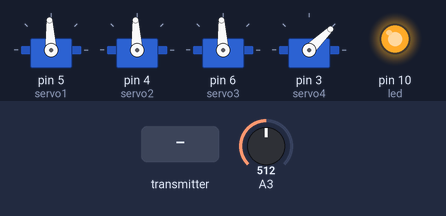
The sketch below on a simulated Arduino Uno, built with avr-gcc and run on an emulated ATmega328P. Parts: 4 × servo, output pins drawn as LEDs (lit = HIGH). Inputs (shaded band) come from the test bench; at power-on: A3 = 512. No radio packets arrive unless stated.

Above: at 1.2 s.
1.3 s: A3 set to 642
2.8 s: A3 set to 664
At 3.7 s:
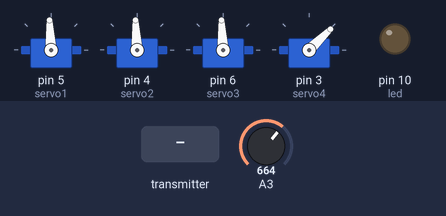
4.3 s: the transmitter starts sending ch1 = 0
At 4.7 s:
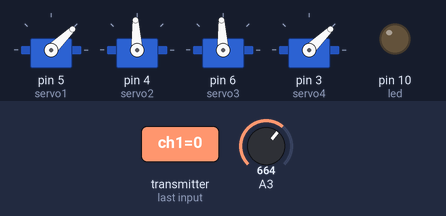
5.8 s: the transmitter starts sending ch2 = 0
At 7.0 s:
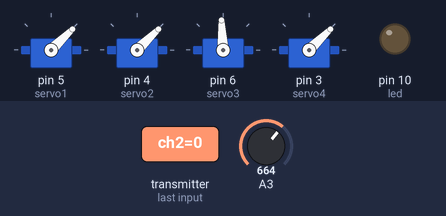
7.3 s: the transmitter starts sending ch3 = 0
At 8.4 s:
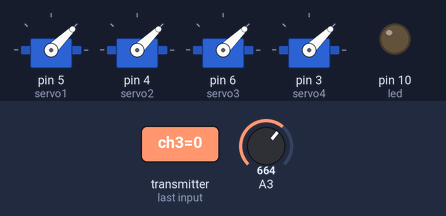
8.8 s: the transmitter starts sending ch4 = 64
At 9.3 s:
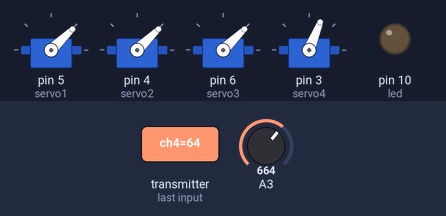
Timing chart, 0 to 11.3 s (numbered marks = the images above; inputs shaded):
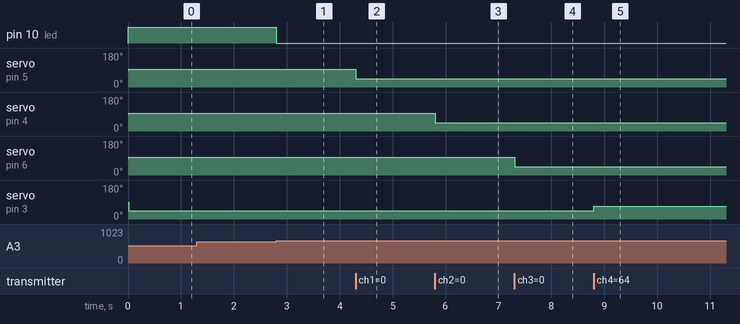

Measured:
- the behaviour switches between 653 and 654 on A3 (found by bisection; images 0 and 1)
- after the input at 1.3 s, every drawn part: stays the same
- after the input at 2.8 s, pin 10 (led): HIGH → LOW at once
- after the input at 4.3 s, servo on pin 5 (servo1): 93° → 44° at once
- after the input at 5.8 s, servo on pin 4 (servo2): 93° → 44° at once
- after the input at 7.3 s, servo on pin 6 (servo3): 93° → 44° at once
- after the input at 8.8 s, servo on pin 3 (servo4): 44° → 68° at once

The sketch:

RX_pesawat.ino
```cpp
#include <SPI.h>
#include <nRF24L01.h>
#include <RF24.h>
#include <Servo.h>

#define led 10

const uint64_t pipe = 0xE8E8F0F0E1LL;
RF24 radio(7,8);

Servo servo1;
Servo servo2;
Servo servo3;
Servo servo4;

int ch1_val, ch2_val, ch3_val, ch4_val;


struct Signal {
   byte ch1;
   byte ch2;
   byte ch3;
   byte ch4;
 };

Signal data;

void ResetData()
{
  data.ch1= 127;
  data.ch2= 127;
  data.ch3= 127;
  data.ch4= 0;
}

void setup(){

  SPI.begin();
  SPI.setBitOrder(MSBFIRST);

  radio.begin();
  radio.setAutoAck(false);
  radio.setDataRate(RF24_250KBPS);
  radio.setChannel(108);
  radio.setCRCLength(RF24_CRC_8);
  radio.setPALevel(RF24_PA_MAX);
  radio.openReadingPipe(0, pipe);
  radio.startListening();
  ResetData();

 servo1.attach(5);
 servo2.attach(4);
 servo3.attach(6);
 servo4.attach(3);


    pinMode(led, OUTPUT);
    digitalWrite(led, LOW);
}

unsigned long lastRecvTime = 0;


void recvData(){

 while ( radio.available() ) {
radio.read(&data, sizeof(Signal));
 lastRecvTime = millis(); }
}

void loop(){

     //sensor Batre
 int Batre = analogRead(A3);
 float voltage = Batre * 6.00/1023.00 * 3;

    // voltage
if (voltage < 11.50) {
digitalWrite(led, HIGH); }
else {
digitalWrite(led, LOW); }
delay(5);

 recvData();
 unsigned long now = millis();
 if ( now - lastRecvTime > 1000 ) { ResetData(); }


ch1_val = map(data.ch1, 0, 255, 1000, 2000);

ch2_val = map(data.ch2, 0, 255, 1000, 2000);

ch3_val = map(data.ch3, 0, 255, 1000, 2000);

ch4_val = map(data.ch4, 0, 255, 1000, 2000);

servo1.write(ch1_val);
servo2.write(ch2_val);
servo3.write(ch3_val);
servo4.write(ch4_val);

}
```
